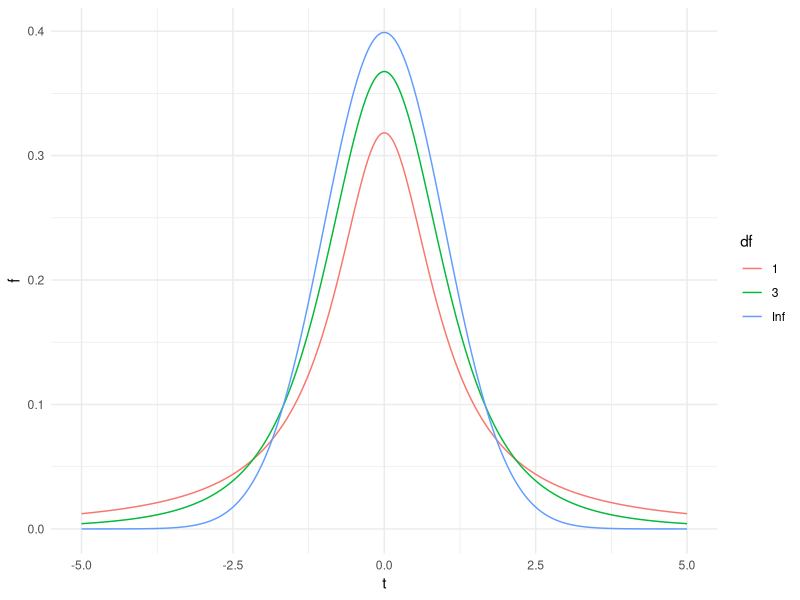
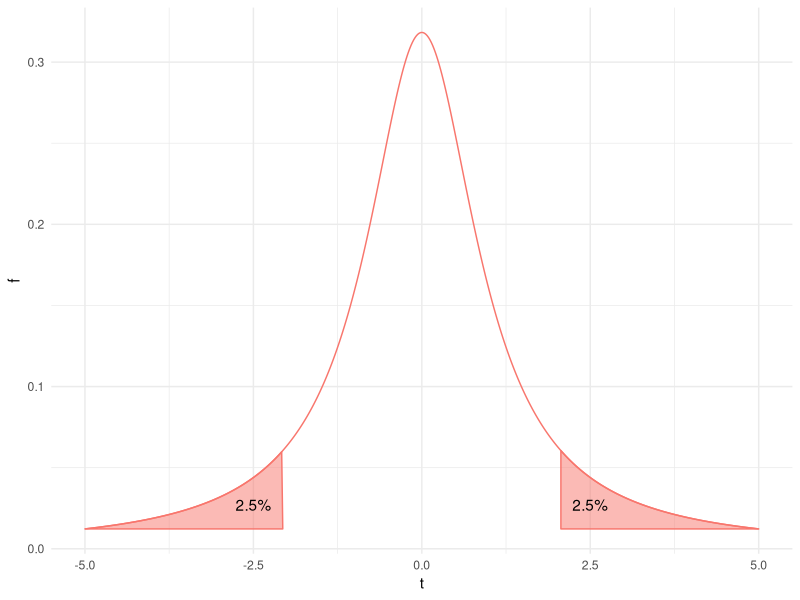
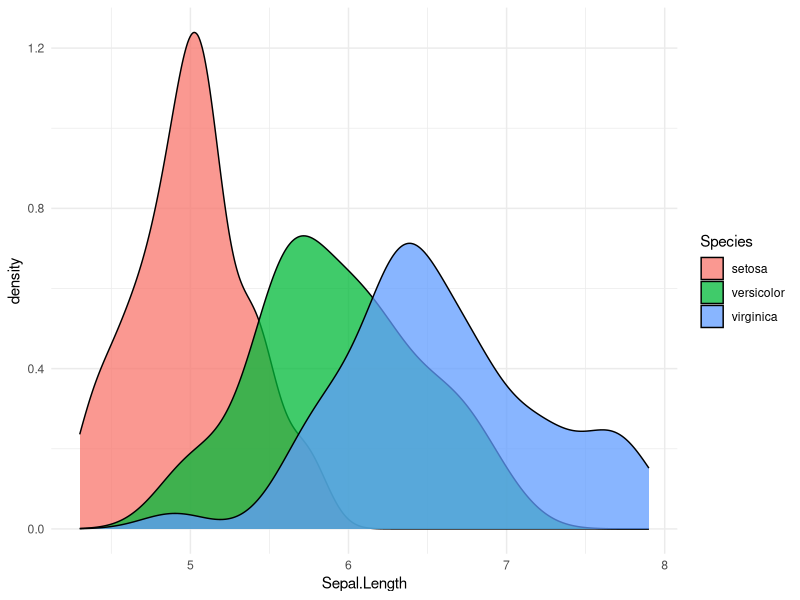
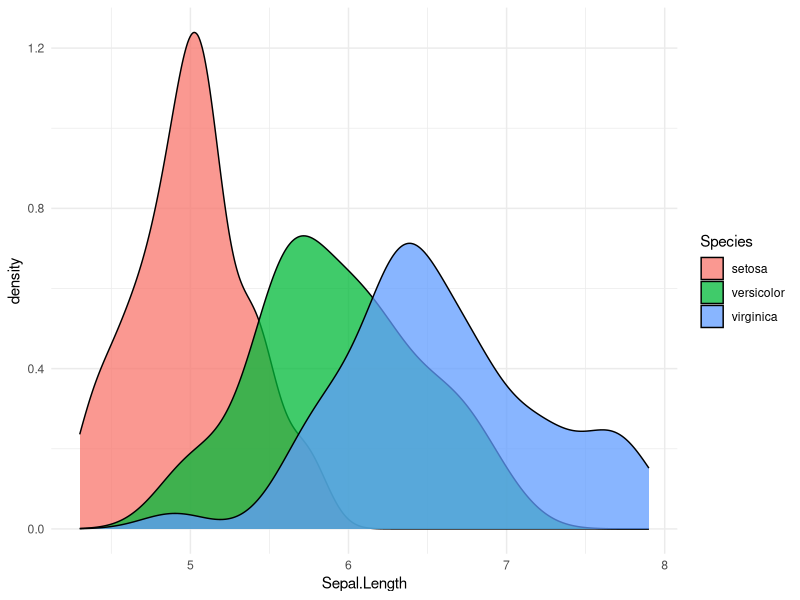
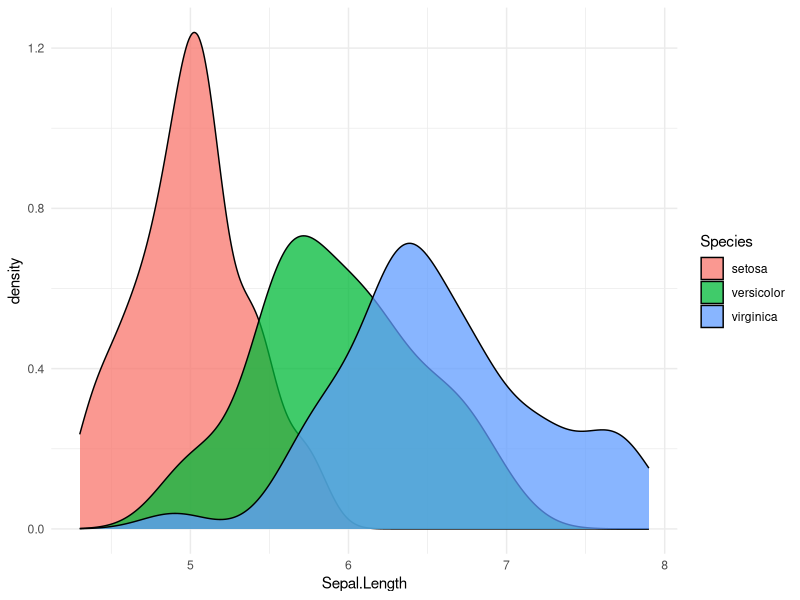
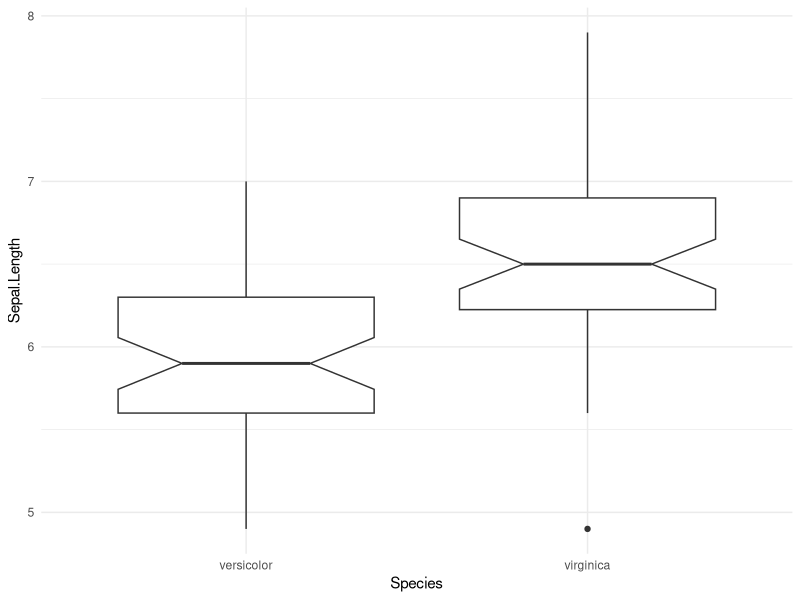
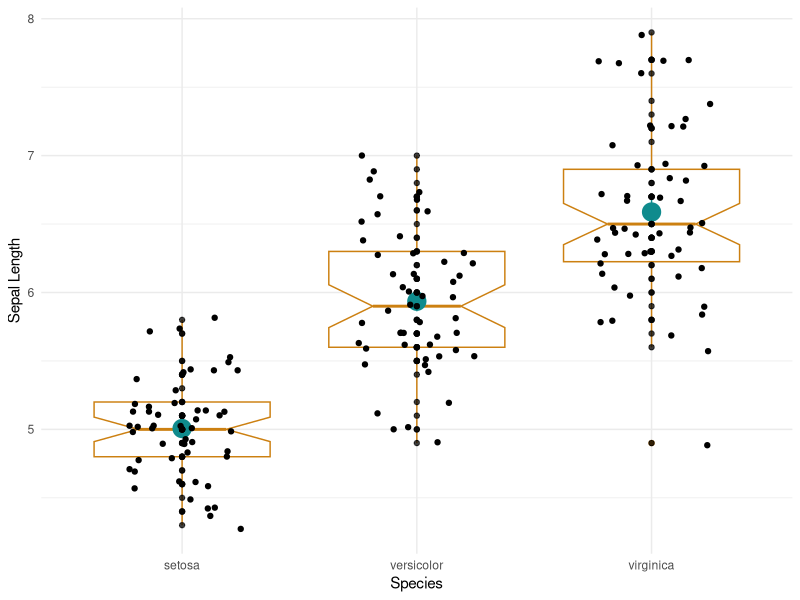
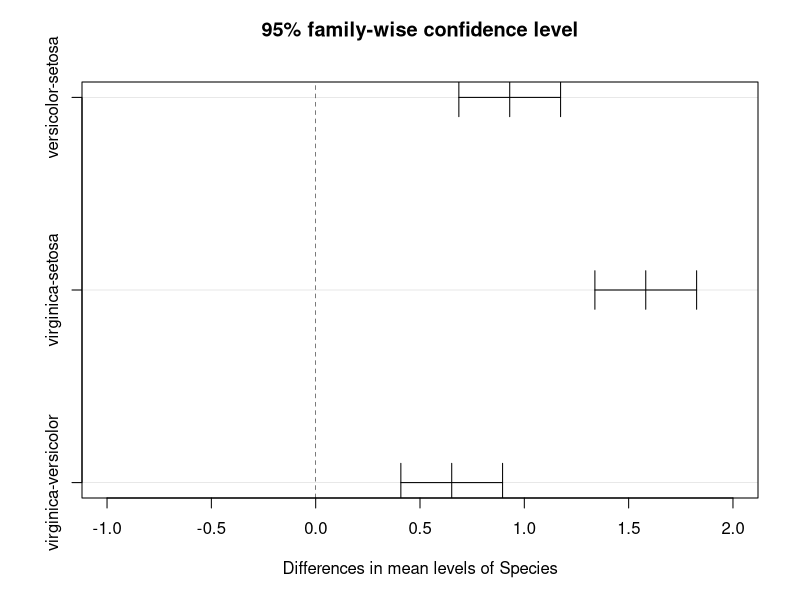

Write R code to recreate these figures, in order.
## ---- chunk 1
#| echo: false
library( tidyverse )
ggplot2::theme_set( theme_minimal() )
x <- seq(-5,5,by=0.02)
d <- data.frame( t=c(x,x,x),
                  f=c(dt(x,df=1),
                      dt(x,df=3),
                      dt(x,df=Inf)),
                  df=rep(c("1","3","Inf"),each=length(x)))

ggplot( d, aes(x=t,y=f,color=df)) + geom_line() 
## ---- chunk 2
d1 <- data.frame(t=c( seq(-5,-2.064, by=0.02), -2.064, -5), 
                 f=c( dt( seq(-5,-2.064, by=0.02),df=1), 0.01224269, 0.01224269))
d2 <- data.frame(t=c( seq(2.064,5,by=0.02), 5, 2.064),
                 f=c( dt( seq( 2.064, 5, by=0.02),df=1), 0.01224269, 0.01224269))
d3 <- data.frame( x=c(2.5,-2.5), y=0.02719, label="2.5%")
ggplot() + 
  geom_polygon(aes(t,f),data=d1, fill="#F8766D",alpha=0.5,color="#F8766D") + 
  geom_polygon(aes(t,f),data=d2, fill="#F8766D",alpha=0.5,color="#F8766D") + 
  geom_line( aes(t,f),data=d[d$df==1,], color="#F8766D") + 
  geom_text( aes(x,y,label=label),data=d3)
## ---- chunk 3
#| echo: false
library( knitr )
iris %>%
  group_by( Species ) %>%
  summarize( SL.m = mean( Sepal.Length),
             SL.sd = sd( Sepal.Length ) ) %>%
  mutate( `Sepal Length` = paste( SL.m, "+/-", format( SL.sd, digits=3) , sep=" " ) ) %>%
  mutate( Species = paste( "I.",Species) ) %>%
  select( Species, `Sepal Length` ) %>%
  rbind(tibble( Species="Average", `Sepal Length` = "5.843")) %>%
  kable( digits=3)
## ---- chunk 4
#| echo: true
iris %>%
  filter( Species == "setosa" ) %>%
  select( Sepal.Length ) %>%
  t.test( mu=5.843 )
## ---- chunk 5
#| echo: false 
ggplot( iris, aes(x=Sepal.Length, fill=Species)) + geom_density(alpha=0.75)
## ---- chunk 6
#| echo: true
iris %>%
  filter( Species == "versicolor" ) %>%
  select( Sepal.Length ) %>%
  t.test( mu=5.843 )
## ---- chunk 7
#| echo: false
ggplot( iris, aes(x=Sepal.Length, fill=Species)) + geom_density(alpha=0.75)
## ---- chunk 8
#| echo: true
iris %>%
  filter( Species == "virginica" ) %>%
  select( Sepal.Length ) %>%
  t.test( mu=5.843 )
## ---- chunk 9
#| echo: false
ggplot( iris, aes(x=Sepal.Length, fill=Species)) + geom_density(alpha=0.75)
## ---- chunk 10
#| echo: true
t <- iris %>%
  filter( Species == "virginica" ) %>%
  select( Sepal.Length ) %>%
  t.test( mu=6 ) 
names(t)
## ---- chunk 11
t$conf.int
## ---- chunk 12
#| echo: false 
iris %>%
  filter( Species != "setosa" ) %>%
  ggplot( aes(Species,Sepal.Length) ) + geom_boxplot(notch=TRUE)
## ---- chunk 13
x <- iris %>% 
  filter( Species == "versicolor") %>% 
  select( Sepal.Length ) 
y <- iris %>% 
  filter( Species == "virginica") %>% 
  select( Sepal.Length ) 
t.test( x, y )
## ---- chunk 14
#| echo: false
ggplot( iris, aes(x=Species, y=Sepal.Length)) + 
  geom_boxplot(notch = TRUE, color="#cc8011") + 
  stat_summary( color="#0F8B8D", size=1.3 ) +
  geom_point( alpha=0.75) + 
  geom_jitter( width=0.25) +
  ylab("Sepal Length") 
## ---- chunk 15
fit.aov <- aov( Sepal.Length ~ Species, data=iris)
fit.aov
## ---- chunk 16
anova( fit.aov )
## ---- chunk 17
tuk <- TukeyHSD(fit.aov)
tuk
## ---- chunk 18
plot( tuk, xlim=c(-1,2) )
## ---- chunk 19
df <- mtcars
summary( df )
## ---- chunk 20
df %>% 
  mutate( Engine = factor( ifelse( vs == 0, "V-Shaped", "Straight") ),
          Transmission = factor( ifelse( am == 0, "Automatic","Manual")) ) %>%
  select( Time = qsec, Engine, Transmission) -> df 
summary( df )
## ---- chunk 21
fit.engine <- aov( Time ~ Engine, data=df )
anova(fit.engine)
## ---- chunk 22
fit.transmission <- aov( Time ~ Transmission, data=df )
anova( fit.transmission )
## ---- chunk 23
fit.both <- aov( Time ~ Engine*Transmission, data=df )
anova( fit.both )
## ---- chunk 24
plot( TukeyHSD( fit.both, "Engine"))
## ---- chunk 25
plot( TukeyHSD( fit.both, "Transmission"))
## ---- chunk 26
plot( TukeyHSD( fit.both, "Engine:Transmission"))
